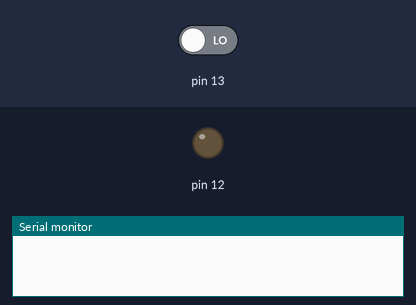
Bench run of a sketch on a simulated Arduino Uno, built with avr-gcc and run on an emulated ATmega328P. Shown: output pins drawn as LEDs (lit = HIGH), the last lines printed to the serial monitor. The test bench sets the inputs (shaded band); at power-on: pin 13 LOW.

Above: at 1.2 s.
1.3 s: pin 13 driven HIGH
At 1.5 s:
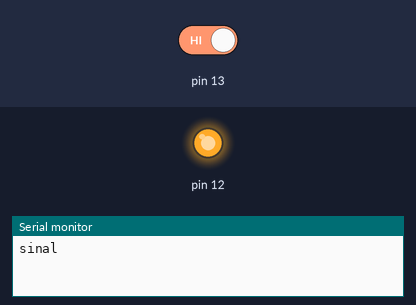
4.3 s: pin 13 driven LOW
At 4.6 s:
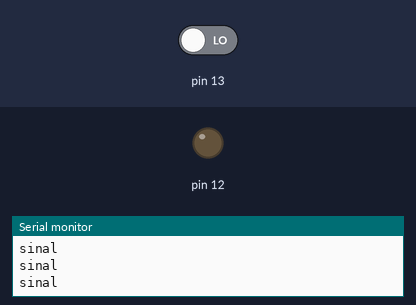
Timing chart, 0 to 7.3 s (numbered marks = the images above; inputs shaded):
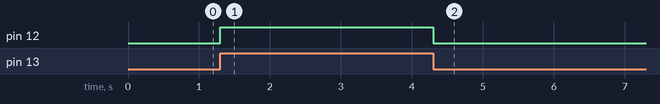

The sketch:

bluetooth_teste.ino
```cpp
void setup() {
pinMode(13, INPUT);
Serial.begin(9600);
pinMode(12, OUTPUT);
}

void loop() {
  if(digitalRead(13) == HIGH){
    Serial.println("sinal");
    digitalWrite(12, HIGH);
    delay(200);
    digitalWrite(12, LOW);
  }

}
```

Measured:
- after the input at 1.3 s, pin 12: LOW → HIGH at once
- after the input at 4.3 s, pin 12: HIGH → LOW at once
